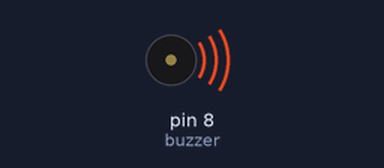
Recording of a sketch running on a simulated Arduino Uno, built with avr-gcc and run on an emulated ATmega328P. On the bench: buzzer (waves = sounding).

Above: at 0.1 s.
At 7.9 s:
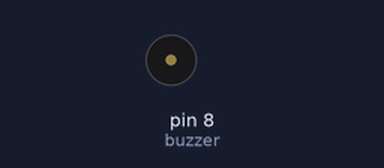
Timing chart, 0 to 9.4 s (numbered marks = the images above):
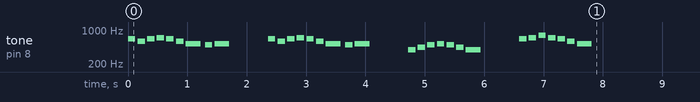

The sketch:

T_rk.ino
```cpp
/*
====================================================

 Wolfgang Amadeus Mozart - Türk Marşı (Rondo Alla Turca)

Gerekli Malzemeler:
| Malzeme          | Adet | Açıklama            |
|------------------|------|---------------------|
| Arduino Uno/Nano | 1    | Mikrodenetleyici    |
| Piezo Buzzer     | 1    | Pasif önerilir      |
| Jumper Kablo     | 2    | Bağlantı için       |
| Breadboard       | 1    | Devre kurmak için   |

🔌 Bağlantılar:
| Buzzer Ucu      | Arduino Pini |
|-----------------|---------------|
| + (Uzun bacak)  | 8             |
| - (Kısa bacak)  | GND           |

====================================================
*/

#define NOTE_C4  262
#define NOTE_D4  294
#define NOTE_E4  330
#define NOTE_F4  349
#define NOTE_FS4 370
#define NOTE_G4  392
#define NOTE_GS4 415
#define NOTE_A4  440
#define NOTE_AS4 466
#define NOTE_B4  494
#define NOTE_C5  523
#define NOTE_D5  587
#define NOTE_E5  659
#define NOTE_F5  698
#define NOTE_FS5 740
#define NOTE_G5  784
#define REST 0

int buzzer = 8;

// Mozart - Türk Marşı (Rondo Alla Turca) - sadeleştirilmiş melodisi
int melody[] = {
  NOTE_E5, NOTE_D5, NOTE_E5, NOTE_F5, NOTE_E5, NOTE_D5, NOTE_C5, NOTE_B4, NOTE_C5, REST,
  NOTE_E5, NOTE_D5, NOTE_E5, NOTE_F5, NOTE_E5, NOTE_D5, NOTE_C5, NOTE_B4, NOTE_C5, REST,
  NOTE_G4, NOTE_A4, NOTE_B4, NOTE_C5, NOTE_B4, NOTE_A4, NOTE_G4, REST,
  NOTE_E5, NOTE_F5, NOTE_G5, NOTE_F5, NOTE_E5, NOTE_D5, NOTE_C5
};

// Nota süreleri (4 = çeyrek, 8 = sekizlik)
int noteDurations[] = {
  8,8,8,8,8,8,4,8,4,4,
  8,8,8,8,8,8,4,8,4,4,
  8,8,8,8,8,8,4,4,
  8,8,8,8,8,8,4
};

void setup() {
  for (int thisNote = 0; thisNote < 38; thisNote++) {
    int duration = 1000 / noteDurations[thisNote];
    int note = melody[thisNote];
    if (note == REST) {
      delay(duration);
    } else {
      tone(buzzer, note, duration);
    }
    delay(duration * 1.3);
    noTone(buzzer);
  }
}

void loop() {
  // Müzik bir kez çalacak
}
```
